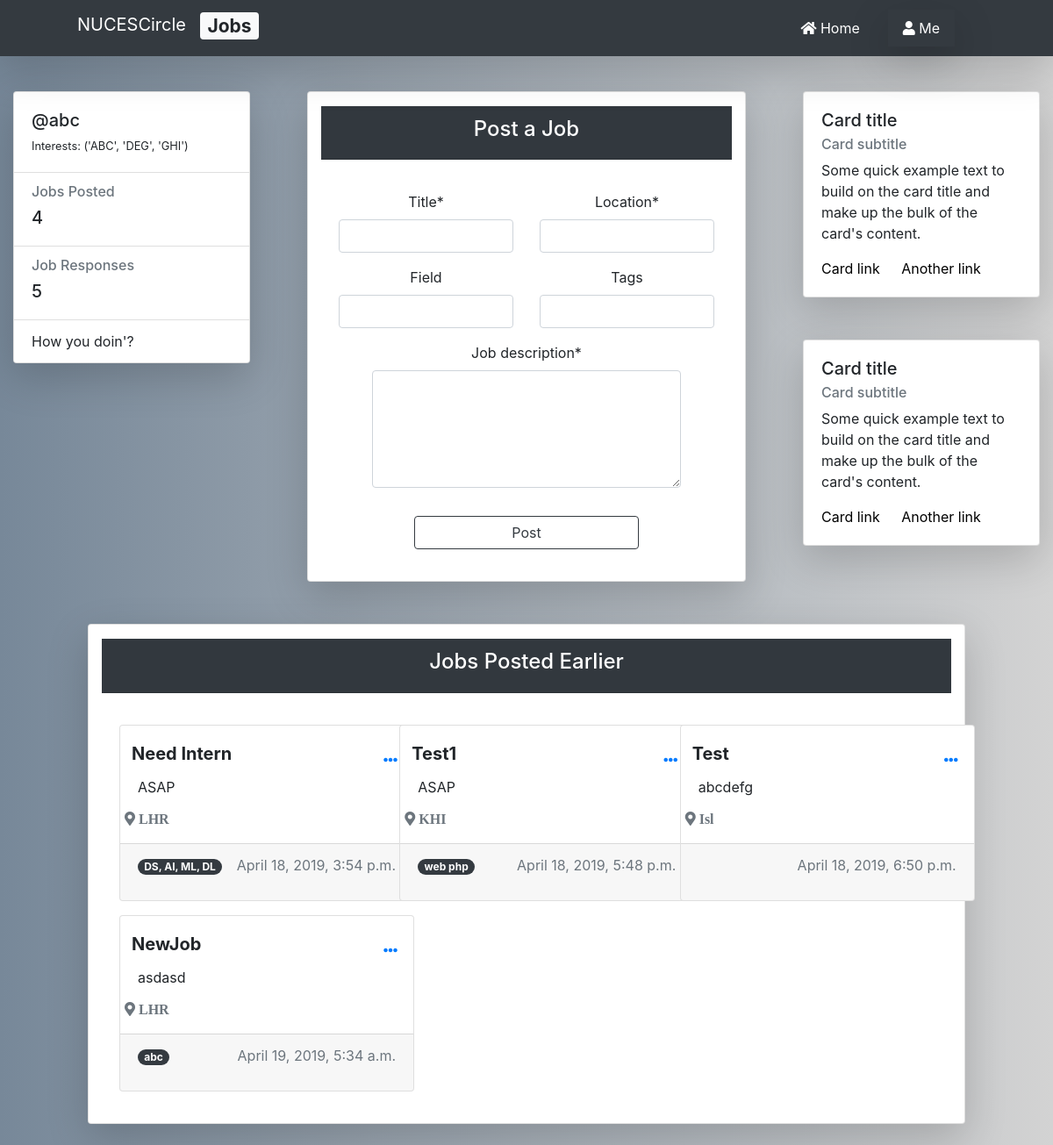
The app's page /recruit/ (signed in) with its own data.
### users/models.py (models this page shows, shortened)
class Interests(models.Model):
    frameworks = models.CharField(max_length=255, blank=True)
    languages = models.CharField(max_length=255, blank=True)
    technologies = models.CharField(max_length=255, blank=True)
    user = models.OneToOneField(User, on_delete=models.CASCADE)
    def __str__(self):
        return f'{self.frameworks, self.languages, self.technologies}'

### nucescircle/models.py (models this page shows, shortened)
class Job(models.Model):
    posted_by = models.ForeignKey(User, on_delete=models.CASCADE)
    job_title = models.CharField(max_length=32, blank=False)
    job_desc = models.TextField(blank=False)
    job_location = models.CharField(max_length=32, blank=False)
    job_field = models.CharField(max_length=6, blank=True)
    job_tags = models.CharField(max_length=255, blank=True)
    date_posted = models.DateTimeField(default=timezone.now)

### nucescircle/views.py (the view)
# urls.py: path('recruit/', JobListView.as_view(), name='circle-recruit'),
class JobListView(LoginRequiredMixin, UserPassesTestMixin, ListView):
    model = Job
    template_name = 'nucescircle/Recruit.html'  # <app>/<model>_<viewtype>.html
    context_object_name = 'previous_posted_jobs'
    ordering = ['-date_posted']  # latest job order
    def get_context_data(self, **kwargs):
        context = super(JobListView, self).get_context_data(**kwargs)
        context['job_form'] = JobForm()
        context['previous_posted_jobs'] = Job.objects.filter(posted_by=self.request.user)  # by this user
        rec_job_app = JobApplications.objects.filter(job_applied_for__posted_by=self.request.user)
        context['rec_job_app'] = rec_job_app
        return context
    def test_func(self):
        rec = Recruiter.objects.filter(user=self.request.user)
        if rec:
            return True
        return False

### nucescircle/forms.py
class JobForm(forms.ModelForm):
    class Meta:
        model = Job
        fields = ['job_title', 'job_desc', 'job_location', 'job_field', 'job_tags']
        labels = {
            'job_title': 'Title', 'job_location': 'Location',
            'job_field': 'Field', 'job_tags': 'Tags', 'job_desc': 'Job description'
        }
        widgets = {
            'job_desc': forms.Textarea(attrs={'rows': 5, 'cols': 1}),
        }

### nucescircle/templates/nucescircle/Recruit.html (shortened to what this page needs)
{% extends "nucescircle/base.html" %}
{% load static %}
{% load crispy_forms_tags %}
{% block content %}
<div class="container-fluid gedf-wrapper">
<div class="row">
    <div class="col-md-3 mt-4">
            <div class="card position-sticky shadow-lg mb-5 bg-white">
                <div class="card-body">
                    <div class="h5">@{{user.username}}</div>
                    <div class="h7">Interests: {{ user.interests }}</div>
                </div>
                <ul class="list-group list-group-flush">
                    <li class="list-group-item">
                        <div class="h6 text-muted">Jobs Posted</div>
                        <div class="h5">{{ previous_posted_jobs|length }}</div>
                    </li>
                    <li class="list-group-item">
                        <div class="h6 text-muted">Job Responses</div>
                        <div class="h5">{{ rec_job_app|length }}</div>
                    </li>
                    <li class="list-group-item">How you doin'?</li>
                </ul>
            </div>
        </div>
    <div class="card col-md-5 mx-auto text-center my-4 shadow-lg rounded">
        <div class="bg-dark text-white my-3">
            <div class="card-header">
            <h4>Post a Job</h4>
            </div>
        </div>
        <div class="card-body mx-auto">
            <form class="form-group" method="post" action="{% url 'submit-recruit' %}">
                <fieldset class="form-group">
                    <div class="row">
                          <div class="col-md-6 ml-auto required">
                            {{ job_form.job_title|as_crispy_field }}
                          </div>
                         <div class="col-md-6 mr-auto required">
                            {{ job_form.job_location|as_crispy_field }}
                          </div>
                        </div>
                        <div class="row">
                        <div class="col-md-6 ml-auto required">
                            {{ job_form.job_field|as_crispy_field }}
                          </div>
                        <div class="col-md-6 mr-auto">
                            {{ job_form.job_tags|as_crispy_field }}
                          </div>
                            </div>
                        <div class="row">
                          <div class="col-md-10 mx-auto">
                            {{ job_form.job_desc|as_crispy_field }}
                          </div>
                        </div>
                </fieldset>
                <div class="col-md-8 mx-auto">
                    <button class="btn btn-outline-dark form-control" type="submit">Post</button>
                </div>
            </form>
        </div>
    </div>
<div class="col-md-3 mt-4">
            <div class="card gedf-card shadow-lg mb-5 bg-white">
                <div class="card-body">
                    <h5 class="card-title">Card title</h5>
                    <h6 class="card-subtitle mb-2 text-muted">Card subtitle</h6>
                    <p class="card-text">Some quick example text to build on the card title and make up the bulk of the
                        card's content.</p>
                    <a href="#" class="card-link">Card link</a>
                    <a href="#" class="card-link">Another link</a>
                </div>
            </div>
            <div class="card gedf-card mt-4 shadow-lg mb-5 bg-white">
                <div class="card-body">
                    <h5 class="card-title">Card title</h5>
                    <h6 class="card-subtitle mb-2 text-muted">Card subtitle</h6>
                    <p class="card-text">Some quick example text to build on the card title and make up the bulk of the
                        card's content.</p>
                    <a href="#" class="card-link">Card link</a>
                    <a href="#" class="card-link">Another link</a>
                </div>
            </div>
        </div>
</div>
</div>
    <div class="card col-md-10 mx-auto text-center my-4 shadow-lg rounded">
        <div class="bg-dark text-white my-3">
            <div class="card-header">
            <h4>Jobs Posted Earlier</h4>
            </div>
        </div>
        <div class="card-body">
            <div class="row">
            {% if previous_posted_jobs %}
                {% for job in previous_posted_jobs %}
                        <div class="col-md-4">
                            <div class="card job-card text-left mb-3">
                                <div class="card-body">
                                    <div class="row">
                                        <h5 class="card-title mr-auto ml-2"><strong>{{ job.job_title }}</strong></h5>
                                        <div class="dropdown">
                                            <button class="btn btn-link dropdown-toggle" type="button" id="gedf-drop1" data-toggle="dropdown" aria-haspopup="true" aria-expanded="false">
                                                <i class="fas fa-ellipsis-h"></i>
                                            </button>
                                        </div>
                                    </div>
                                    <p class="card-text">{{ job.job_desc }}</p>
                                    <div class="row">
                                        <i class="fas fa-map-marker-alt text-muted"> {{ job.job_location }}</i>
                                    </div>
                                </div>
                                <div class="card-footer">
                                    <span class="badge badge-pill badge-dark">{{ job.job_tags }}</span>
                                    <p class="text-muted float-right">{{ job.date_posted }}</p>
                                </div>
                            </div>
                        </div>
                {% endfor %}
            {% else %}
                <div class="py-3 mx-auto px-3">
                    <h4>Start recruiting, why you have not started yet.</h4>
                </div>
            {% endif %}
            </div>
        </div>
    </div>
{% endblock %}

### nucescircle/static/nucescircle/newStyling.css (style rules this page uses)
a { color: black; }
#gradBg2 { background-color: slategray; background-image: linear-gradient(90deg, lightslategray, lightgray); }
body { background-color: #eeeeee; }
.h7 { font-size: 0.8rem; }
.gedf-wrapper { margin-top: 0.97rem; }
@media (min-width: 992px) { .gedf-card { margin-bottom: 2.77rem; } }
.dropdown-toggle::after { content: none; display: none; }
.job-card { width: 21rem; }

### records on screen
Job: job_title "Need Intern", job_desc "ASAP", job_location "LHR", job_tags "DS, AI, ML, DL", date_posted "April 18, 2019, 3:54 p.m."
Job: job_title "Test1", job_desc "ASAP", job_location "KHI", job_tags "web php", date_posted "April 18, 2019, 5:48 p.m."
Job: job_title "Test", job_desc "abcdefg", job_location "Isl", date_posted "April 18, 2019, 6:50 p.m."
Job: job_title "NewJob", job_desc "asdasd", job_location "LHR", job_tags "abc", date_posted "April 19, 2019, 5:34 a.m."

### other values on screen
{{ user.username }} "abc"
{{ user.interests }} "('ABC', 'DEG', 'GHI')"
{{ previous_posted_jobs|length }} "4"
{{ rec_job_app|length }} "5"
